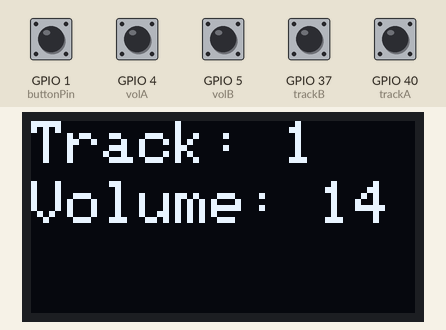
Recording of a sketch running on a simulated ESP32. On the bench: 128×64 one-colour display. The inputs (shaded band) are chosen by the test bench; at power-on: GPIO 1 (buttonPin), GPIO 4 (volA), GPIO 5 (volB), GPIO 37 (trackB), GPIO 40 (trackA) HIGH. The audio player accepts every command and is not drawn.

Above: at 3.3 s.
3.4 s: GPIO 1 (buttonPin) pulled LOW for 0.15 s
At 4.1 s:
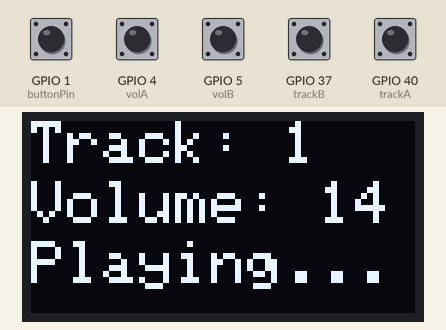
5.0 s: GPIO 4 (volA) pulled LOW for 0.15 s
At 5.11 s:
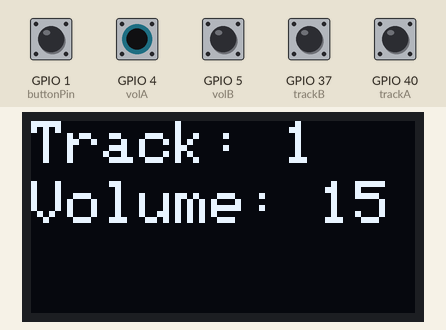
6.6 s: GPIO 40 (trackA) pulled LOW for 0.15 s
At 6.7 s:
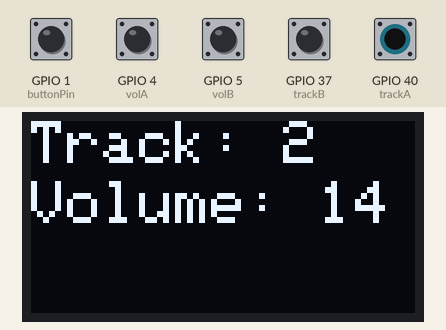
8.2 s: GPIO 1 (buttonPin) pulled LOW for 1 s
At 8.9 s:
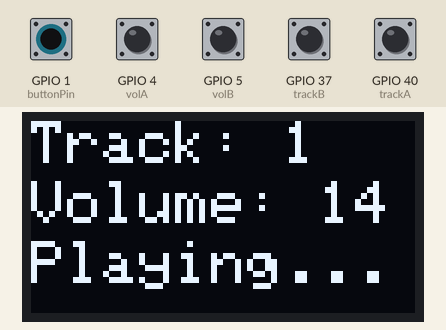
10.7 s: GPIO 4 (volA) pulled LOW for 1 s
At 12.0 s:
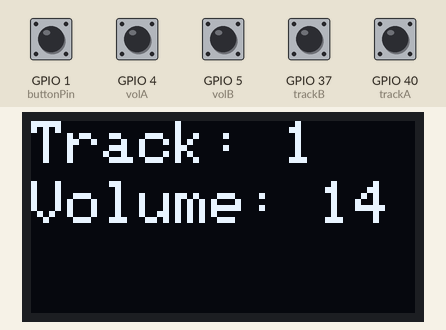
Timing chart, 0 to 13.7 s (numbered marks = the images above; inputs shaded):
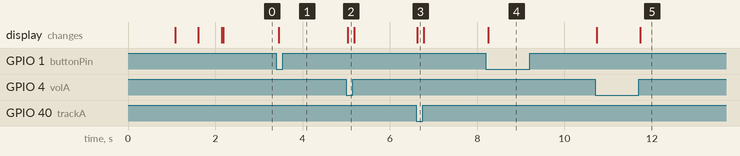

Measured:
- after the input at 3.4 s, the display: changes after 0.06 s (image 1)
- after the input at 5.0 s, the display: changes at once (image 2)
- after the input at 6.6 s, the display: changes at once (image 3)
- after the input at 8.2 s, the display: changes after 0.06 s (image 4)
- after the input at 10.7 s, the display: first changes at once (image 5 shows a later state)

The sketch:

buttonpad.ino
```cpp
#include <Wire.h>
#include <Adafruit_GFX.h>
#include <Adafruit_SSD1306.h>
#include <HardwareSerial.h>
#include <DFRobotDFPlayerMini.h>
#include <Encoder.h>

#define SCREEN_WIDTH 128
#define SCREEN_HEIGHT 64

#define OLED_RESET    -1
#define SDA_PIN       8
#define SCL_PIN       9

Adafruit_SSD1306 display(SCREEN_WIDTH, SCREEN_HEIGHT, &Wire, OLED_RESET);
HardwareSerial mySerial(1);
DFRobotDFPlayerMini myDFPlayer;


// Rotary encoder pins
const int trackA = 40;
const int trackB = 37;
const int volA = 4;
const int volB = 5;

int lastTrackState = LOW;
int lastVolState = LOW;

int currentTrack = 1;
int lastTrack = 1;

int volume = 15;
int lastVolume = 15;

const int buttonPin = 1;


void setup() {
pinMode(trackA, INPUT_PULLUP);
pinMode(trackB, INPUT_PULLUP);
pinMode(volA, INPUT_PULLUP);
pinMode(volB, INPUT_PULLUP);
pinMode(buttonPin, INPUT_PULLUP);


  Wire.begin(SDA_PIN, SCL_PIN);
  Serial.begin(115200);

  if (!display.begin(SSD1306_SWITCHCAPVCC, 0x3C)) {
    Serial.println(F("SSD1306 allocation failed"));
    while (true);
  }
  display.setRotation(2);
  display.clearDisplay();
  display.setTextSize(2);
  display.setTextColor(WHITE);
  display.setCursor(0, 0);

  display.println("Stating Init!");
  display.display();
  delay(500);

  mySerial.begin(9600, SERIAL_8N1, 16, 17);  // RX, TX pins for ESP32

  display.clearDisplay();
  int retrys = 0;
  if (!myDFPlayer.begin(mySerial)) {
    display.println("DFMini not responding!");
    display.display();
    display.clearDisplay();
    display.println("Try: ");
    display.println(retrys);
    display.display();
    delay(500);
    while (retrys <50);
  }
  display.clearDisplay();
  display.println("DF Mini Success");
  display.display();
  delay(500);

  display.clearDisplay();
  display.println("Configuring DFMINI");
  display.display();
  delay(500);
  myDFPlayer.outputDevice(DFPLAYER_DEVICE_AUX);
  myDFPlayer.volume(volume);
  myDFPlayer.outputDevice(DFPLAYER_DEVICE_SD);

}
void loop() {
  // --- Track Encoder ---
  int trackAState = digitalRead(trackA);
  if (trackAState != lastTrackState) {
    if (digitalRead(trackB) != trackAState) {
      currentTrack++;
    } else {
      currentTrack--;
    }
    currentTrack = constrain(currentTrack, 1, 255);
    lastTrackState = trackAState;

    display.clearDisplay();
    display.setCursor(0, 0);
    display.print("Track: ");
    display.println(currentTrack);
    display.setCursor(0, 20);
    display.print("Volume: ");
    display.println(volume);
    display.display();
  }

  // --- Volume Encoder ---
  int volAState = digitalRead(volA);
  if (volAState != lastVolState) {
    if (digitalRead(volB) != volAState) {
      volume++;
    } else {
      volume--;
    }
    volume = constrain(volume, 0, 30);
    lastVolState = volAState;
    myDFPlayer.volume(volume);

    display.clearDisplay();
    display.setCursor(0, 0);
    display.print("Track: ");
    display.println(currentTrack);
    display.setCursor(0, 20);
    display.print("Volume: ");
    display.println(volume);
    display.display();
  }

  // --- Button to Play ---
  if (digitalRead(buttonPin) == LOW) {
    myDFPlayer.play(currentTrack);
    display.setCursor(0, 40);
    display.println("Playing...");
    display.display();
    delay(500); // debounce
  }

  delay(5); // Small delay for stability
}
```
